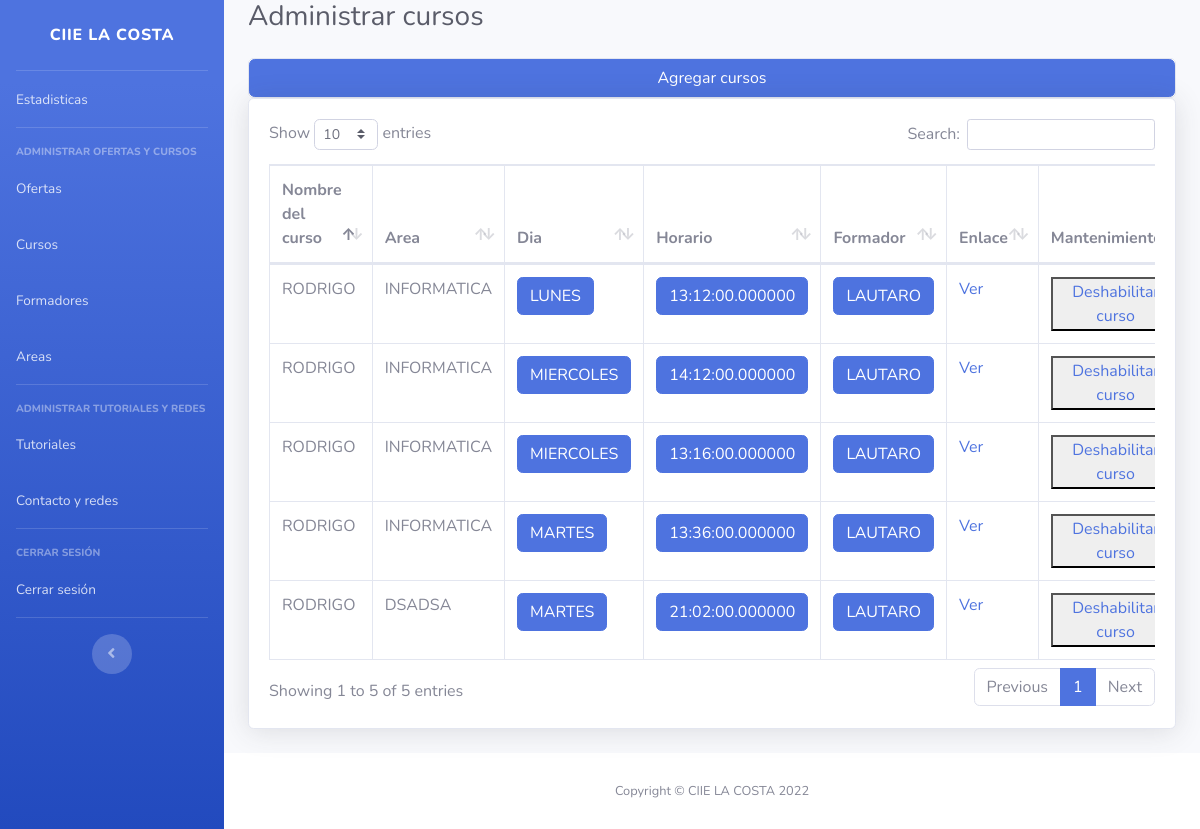
/admin/administrarCursos.php (signed in), run on the app's committed database.
### tables this page shows
CREATE TABLE `cursos` (
  `id_curso` int(11) NOT NULL,
  `link` varchar(150) NOT NULL,
  `horario` time(6) NOT NULL,
  `dia` text NOT NULL,
  `nombre` text NOT NULL,
  `id_f` int(11) NOT NULL,
  `id_a` int(11) NOT NULL,
  `area` varchar(70) NOT NULL,
  `formador` text NOT NULL
);

### admin/administrarCursos.php (the view, shortened to what this page needs)
<!DOCTYPE html>
<html lang="es">
<head>
    <link href="vendor/fontawesome-free/css/all.min.css" rel="stylesheet" type="text/css">
    <link href="css/sb-admin-2.min.css" rel="stylesheet">
    <link href="vendor/datatables/dataTables.bootstrap4.min.css" rel="stylesheet">
</head>
<body id="page-top">
    <div id="wrapper">
        <?php include("modulos/slidebar.php") ?>
        <div id="content-wrapper" class="d-flex flex-column">
            <div id="content">
                <div class="container-fluid">
                    <h1 class="h3 mb-4 text-gray-800">Administrar cursos</h1>
                    <div class="accordion" id="accordionExample">
                        <div class="card">
                            <div class="card-header p-0" id="headingOne">
                                <h2 class="mb-0">
                                <button class="btn btn-primary btn-block text-center" type="button" data-toggle="collapse" data-target="#collapseOne" aria-expanded="true" aria-controls="collapseOne">
                                Agregar cursos
                                </button>
                                </h2>
                            </div>
                        </div>
                    </div>
                    <div class="card shadow mb-4">
                        <div class="card-body">
                        <div class="table-responsive">
                                <table class="table table-bordered" id="dataTable" width="100%" cellspacing="0">
                                    <thead>
                                    <tr>
                                            <th>Nombre del curso</th>
                                            <th>Area</th>
                                            <th>Dia</th>
                                            <th>Horario</th>
                                            <th>Formador</th>
                                            <th>Enlace</th>
                                            <th>Mantenimiento</th>
                                        </tr>
                                    </thead>
                                    <tbody>
                                       <?php
                                       include('../connection.php');
                                       $sql = "SELECT * FROM `cursos` WHERE 1";
                                       $sqlEX = mysqli_query($connection, $sql);
                                       if($sqlEX){
                                        foreach($sqlEX as $row){
                                            $id = $row['id_curso'];
                                            $formador = $row['formador'];
                                            $dia = $row['dia'];
                                            $horario = $row['horario'];
                                            echo "<tr>";
                                            echo '<td>' .$row['nombre'] . '</td>';
                                            echo '<td>' .$row['area'] . '</td>';
                                            echo '<td>'.'
                                    <button  class="btn btn-primary" id="diaBtn" data-dia="'.$dia.'" data-id="'.$id.'">
                                    '.$row["dia"].'
                                    </button>
                                                                                '.'</td>';
                                            echo '<td>'
                                            .'
                                    <button  class="btn btn-primary" id="horarioBtn" data-horario="'.$horario.'" data-id="'.$id.'">
                                    '.$row["horario"].'
                                    </button>
                                    <div class="modal fade" id="exampleModal3" tabindex="-1" aria-labelledby="exampleModalLabel" aria-hidden="true">
                                    <div class="modal-dialog">
                                        <div class="modal-content">
                                        <div class="modal-header">
                                            <h5 class="modal-title" id="exampleModalLabel">Editar Horario ⌚</h5>
                                        </div>
                                        <div class="modal-body">
                                        <form id="horarioForm" action="" method="POST">
                                        <input type="time" name="nuevoHorario" id="nuevoHorario">
                                        </input>
                                        <input type="hidden" id="idHorario" name="idHorario">
                                        </input>
                                        </div>
                                        <div class="modal-footer">
                                            <button type="button" class="btn btn-secondary" data-dismiss="modal">Volver</button>
                                            <button type="submit" id="submitFor" onclick="" class="btn btn-primary">Editar</button>
                                            </form>
                                        </div>
                                        </div>
                                    </div>
                                    </div>
                                                                                '.
                                            '</td>';
                                            echo '<td>'.'
                                    <button  class="btn btn-primary formadorBtn" id="formadorBtn" onclick="" data-formador="'.$formador.'" data-id= "'.$id.'">
                                    '.$row["formador"].'
                                    </button>
                                    <div class="modal fade" id="exampleModal" tabindex="-1" aria-labelledby="exampleModalLabel" aria-hidden="true">
                                    <div class="modal-dialog">
                                        <div class="modal-content">
                                        <div class="modal-header">
                                            <h5 class="modal-title" id="exampleModalLabel">Seleccionar Formador disponible</h5>
                                        </div>
                                        <div class="modal-body">
                                        <form id="formadorForm" action="" method="POST">
                                        <input type="hidden" id="idFormador" name="idFormador">
                                        </input>
                                        <button type="button" class="btn btn-secondary" data-dismiss="modal">Volver</button>
                                        <button type="submit" id="submitFor" onclick="" class="btn btn-primary">Editar</button>
                                        <select id="nuevoFor">
                                        '.$query = "SELECT * FROM formador WHERE 1";
                                            echo '<td>' .'<a href='. $row['link'] .'>Ver</a>' . '</td>';
                                            echo '<td>' . '<button name="submit"><a href="modulos/modCursos/deshabilitarCurso.php?id='.$id.'">Deshabilitar curso</a></button>' . '</td>';
                                            echo "</tr>";
                                        }
                                       }
                                       ?>
                                    </tbody>
                                </table>
                            </div>
                        </div>
                    </div>
                </div>
            </div>
            <?php include('modulos/footer.php'); ?>
        </div>
    </div>
</body>
</html>

### admin/modulos/slidebar.php
<ul class="navbar-nav bg-gradient-primary sidebar sidebar-dark accordion" id="accordionSidebar">
            <a class="sidebar-brand d-flex align-items-center justify-content-center" href="../index.php">
                <div class="sidebar-brand-text mx-3">CIIE La Costa</div>
            </a>
            <hr class="sidebar-divider my-0">
            <li class="nav-item">
                <a class="nav-link" href="index.php">
                    <span>Estadisticas</span>
                </a>
            </li>
            <hr class="sidebar-divider">
            <div class="sidebar-heading">
                Administrar ofertas y cursos
            </div>
            <li class="nav-item">
                <a class="nav-link" href="administrarOfertas.php" aria-expanded="true">
                    <span>Ofertas</span>
                </a>
            </li>
            <li class="nav-item">
                <a class="nav-link collapsed" href="administrarCursos.php" aria-expanded="true">
                    <span>Cursos</span>
                </a>
            </li>
            <li class="nav-item">
                <a class="nav-link collapsed" href="administrarFormador.php" aria-expanded="true">
                    <span>Formadores</span>
                </a>
            </li>
            <li class="nav-item">
                <a class="nav-link collapsed" href="administrarArea.php" aria-expanded="true">
                    <span>Areas</span>
                </a>
            </li>
            <hr class="sidebar-divider">
            <div class="sidebar-heading">
                Administrar tutoriales y redes
            </div>
            <li class="nav-item">
                <a class="nav-link collapsed" href="administrarTutoriales.php" aria-expanded="true">
                    <span>Tutoriales</span>
                </a>
            </li>
            <li class="nav-item">
                <a class="nav-link collapsed" href="administrarContacto.php" aria-expanded="true">
                    <span>Contacto y redes</span>
                </a>
            </li>
            <hr class="sidebar-divider">
            <div class="sidebar-heading">
                Cerrar sesión
            </div>
            <li class="nav-item">
                <a class="nav-link" href="modulos/cerrarSesion.php">
                    <span>Cerrar sesión</span>
                </a>
            </li>
            <hr class="sidebar-divider">
            <div class="text-center d-none d-md-inline">
                <button class="rounded-circle border-0" id="sidebarToggle"></button>
            </div>
        </ul>

### admin/modulos/footer.php
<footer class="sticky-footer bg-white">
    <div class="container my-auto">
        <div class="copyright text-center my-auto">
            <span>Copyright &copy; CIIE LA COSTA 2022</span>
        </div>
    </div>
</footer>

### data on the page
cursos: nombre "RODRIGO", area "INFORMATICA", dia "LUNES", horario "13:12:00.000000", formador "LAUTARO"
cursos: nombre "RODRIGO", area "INFORMATICA", dia "MIERCOLES", horario "14:12:00.000000", formador "LAUTARO"
cursos: nombre "RODRIGO", area "INFORMATICA", dia "MIERCOLES", horario "13:16:00.000000", formador "LAUTARO"
cursos: nombre "RODRIGO", area "INFORMATICA", dia "MARTES", horario "13:36:00.000000", formador "LAUTARO"
cursos: nombre "RODRIGO", area "DSADSA", dia "MARTES", horario "21:02:00.000000", formador "LAUTARO"
